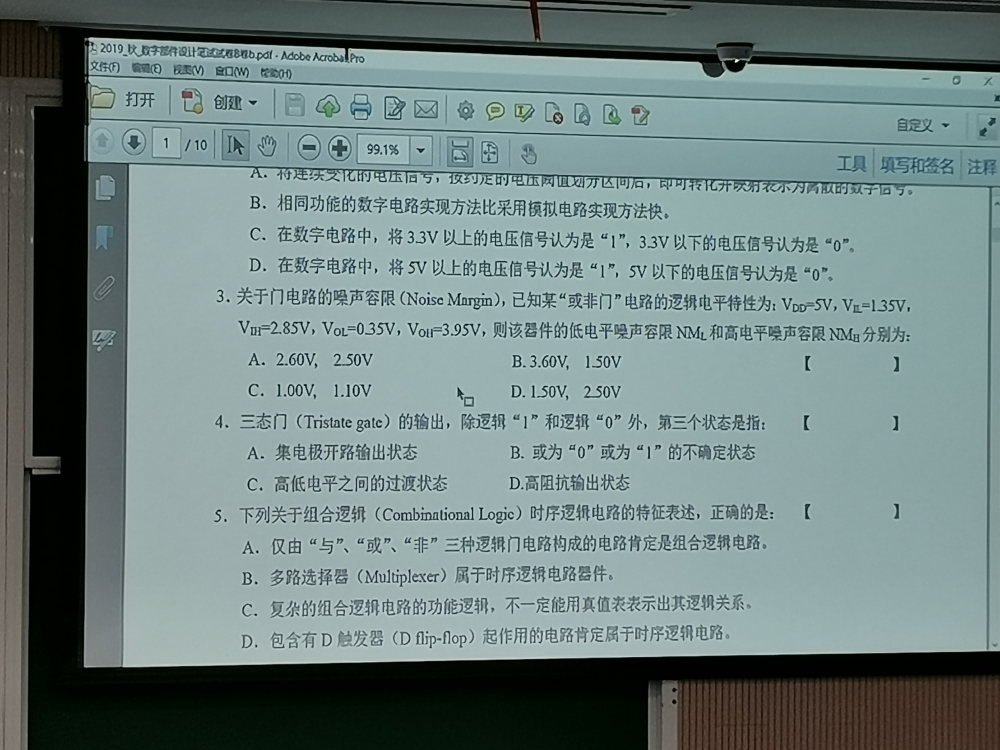
#> input picture exp/fork-functions/image-processing/test.jpg, 4000 x 3000 px (shown at 1/4 size)
$ python function.py
#> lines starting #> are read from the running program, lines starting #| are printed output that depends on the picture
### exp/common/syscall_lib.py
import fcntl
import os

PREPARE = 4
RESUME_LOCAL = 5
RESUME_LOCAL_RPC = 6
PREPARE_PING = 7

def open():
    fd = os.open('/dev/mitosis-syscalls', os.O_RDWR)
    return fd

def call_prepare(sd, key):
    res = fcntl.ioctl(sd, PREPARE, key)
    return res

def call_prepare_ping(sd, key):
    res = fcntl.ioctl(sd, PREPARE_PING, key)
    return res


def call_resume_local(sd,key):
    res = fcntl.ioctl(sd, RESUME_LOCAL, key)
    return res

def call_resume_local_rpc(sd,key):
    res = fcntl.ioctl(sd, RESUME_LOCAL_RPC, key)
    return res

### exp/common/bench.py
import time
import sys

def report(name, start, end):
    passed_us = (end - start) * 1000000
    print("[%s] duration: %.2f ms" % (str(name), passed_us / 1000))
    sys.stdout.flush()

### exp/fork-functions/image-processing/function.py
import os
import sys
import time

from PIL import Image

os.environ['OPENBLAS_NUM_THREADS'] = '1'
os.environ['MKL_NUM_THREADS'] = '1'

sys.path.append("../../common")  # include outer path

import syscall_lib
import bench

## Migration related
import argparse

parser = argparse.ArgumentParser()
parser.add_argument("-handler_id", type=int, default=73, help="rfork handler id")
parser.add_argument("-exclude_execution", type=int, default=1,
                    help="Whether exclude the resume stage")
parser.add_argument("-profile", type=int, default=1, help="whether print out the profile data")
parser.add_argument("-pin", type=int, default=0, help="whether pin the descriptor in kernel")
parser.add_argument("-app_name", type=str, default="micro", help="application name")

args = parser.parse_args()

handler_id = args.handler_id
ret_imm = args.exclude_execution != 0
profile = args.profile
pin = args.pin
app_name = args.app_name
ret = ret_imm == 1


## Migration related end
def init():
    im = Image.open('test.jpg')
#> im is the input picture: PIL image 4000x3000 RGB; mean R, G, B 111.9, 130.3, 128.9
    size = (128, 128)
    im.thumbnail(size)
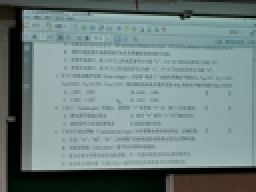
#> im: PIL image 128x96 RGB (shown 2 times larger); mean R, G, B 112, 130.3, 129
    im.close()
    del(im)
    del(size)

def handler():
    start = time.time()

    ## Body start
    im = Image.open('test.jpg')
    size = (128, 128)
    im.thumbnail(size)
    im.save('thumbnail.jpg')
    ## Body end

    end = time.time()
    if profile == 1:
        bench.report("%s-execution" % app_name, start, end)


def prepare(key):
    fd = syscall_lib.open()
    start = time.time()
    if pin == 1:
        syscall_lib.call_prepare_ping(fd, key)
    else:
        syscall_lib.call_prepare(fd, key)
    end = time.time()
    if profile == 1:
        bench.report("%s-prepare" % app_name, start, end)


if __name__ == '__main__':
    init()
    handler()
#> (the run stopped early here; a loop or call above may not have finished)
